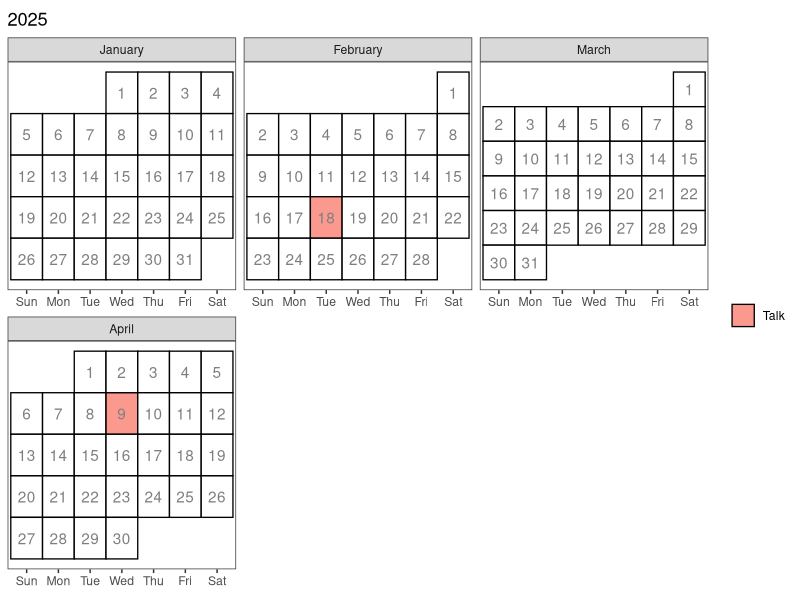

The R script that drew this image:
library(tidyverse)

# General purpose calendar to show events adapted from
# Create a calendar for your syllabus ----
# Source: http://svmiller.com/blog/2020/08/a-ggplot-calendar-for-your-semester/

meetup_dates <- c(ymd(20241029))

talk_dates <- c(ymd(20241204, 20250218, 20250409))

# What are the full dates of the semester? Here, I'll exclude exam week as I like to do.
# In this case: 6 January to 23 April
semester_dates <- seq(ymd(20241001), ymd(20250430), by=1)

# Custom function for treating the first day of the month as the first week
# of the month up until the first Sunday (unless Sunday was the start of the month)
wom <- function(date) {
  first <- wday(as.Date(paste(year(date),month(date),1,sep="-")))
  return((mday(date)+(first-2)) %/% 7+1)
}

# Create a data frame of dates, assign to Cal
full_cal <- tibble(date = semester_dates)  |>
  mutate(mon = lubridate::month(date, label = TRUE, abbr = FALSE), # get month label
         wkdy = weekdays(date, abbreviate = TRUE), # get weekday label
         wkdy = fct_relevel(wkdy, "Sun", "Mon", "Tue", "Wed", "Thu","Fri","Sat"), # make sure Sunday comes first
         semester = date %in% semester_dates, # is date part of the semester?
         day = lubridate::mday(date), # get day of month to add later as a label
         # Below: our custom wom() function
         week = wom(date)) |>
  mutate(category = ifelse(date %in% meetup_dates, "Meetup",
                           ifelse(date %in% talk_dates, "Talk","NA"))
  )

current_cal <- full_cal |>
  filter(date >= "2025-01-01")
class_cal <- current_cal |>
  filter(date >= "2025-01-01") |>
  ggplot(aes(wkdy, week)) +
  theme_bw() +
  theme(
    aspect.ratio = 1,
    panel.grid.major.x = element_blank(),
    legend.title = element_blank(),
    axis.title.y = element_blank(), axis.title.x = element_blank(), axis.ticks.y = element_blank(), axis.text.y = element_blank()) +
  # geom_tile and facet_wrap will do all the heavy lifting
  geom_tile(alpha=0.8, aes(fill=category), color="black", linewidth=.45) +
  facet_wrap(~mon, scales = "free", ncol=3) +
  # fill in tiles to make it look more "calendary" (sic)
  geom_text(aes(label=day), colour = "grey50") +
  # put your y-axis down, flip it, and reverse it
  scale_y_reverse(breaks=NULL) +
  # manually fill scale colors to something you like...
  scale_color_manual(values = c("FALSE" = "white", "TRUE" = "black"), guide = "none") +
  scale_fill_manual(values=c("Talk"="salmon",
                             "Meetup" = "goldenrod",
                             "NA" = "white" # I like these whited out...
  ),
  #... but also suppress a label for a non-class semester day
  breaks=c("Talk", "Meetup")) +
  ggtitle(year(current_cal$date[1]))
